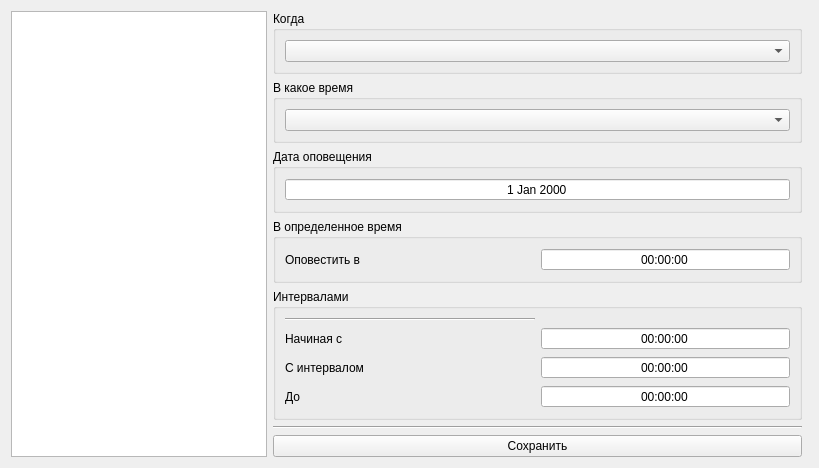
<?xml version="1.0" encoding="UTF-8"?>
<ui version="4.0">
 <class>NotifyWindow</class>
 <widget class="QWidget" name="NotifyWindow">
  <property name="geometry">
   <rect>
    <x>0</x>
    <y>0</y>
    <width>819</width>
    <height>451</height>
   </rect>
  </property>
  <property name="windowTitle">
   <string>Оповещение</string>
  </property>
  <layout class="QHBoxLayout" name="horizontalLayout_3">
   <item>
    <widget class="QListWidget" name="NotifyList">
     <property name="sizePolicy">
      <sizepolicy hsizetype="Preferred" vsizetype="Expanding">
       <horstretch>0</horstretch>
       <verstretch>0</verstretch>
      </sizepolicy>
     </property>
    </widget>
   </item>
   <item>
    <layout class="QVBoxLayout" name="verticalLayout_2">
     <item>
      <widget class="QGroupBox" name="PeriodicityGBox">
       <property name="title">
        <string>Когда</string>
       </property>
       <layout class="QHBoxLayout" name="horizontalLayout">
        <item>
         <widget class="QComboBox" name="PeriodicityCBox">
          <property name="sizePolicy">
           <sizepolicy hsizetype="Expanding" vsizetype="Fixed">
            <horstretch>0</horstretch>
            <verstretch>0</verstretch>
           </sizepolicy>
          </property>
         </widget>
        </item>
       </layout>
      </widget>
     </item>
     <item>
      <widget class="QGroupBox" name="TypesTimeGBox">
       <property name="title">
        <string>В какое время</string>
       </property>
       <layout class="QHBoxLayout" name="horizontalLayout_2">
        <item>
         <widget class="QComboBox" name="TypesTimeNotifyCBox">
          <property name="sizePolicy">
           <sizepolicy hsizetype="Expanding" vsizetype="Fixed">
            <horstretch>0</horstretch>
            <verstretch>0</verstretch>
           </sizepolicy>
          </property>
         </widget>
        </item>
       </layout>
      </widget>
     </item>
     <item>
      <spacer name="verticalSpacer_2">
       <property name="orientation">
        <enum>Qt::Vertical</enum>
       </property>
       <property name="sizeHint" stdset="0">
        <size>
         <width>20</width>
         <height>40</height>
        </size>
       </property>
      </spacer>
     </item>
     <item>
      <widget class="QGroupBox" name="DateNotifyGBox">
       <property name="title">
        <string>Дата оповещения</string>
       </property>
       <layout class="QVBoxLayout" name="verticalLayout">
        <item>
         <widget class="QDateEdit" name="DateNotifyEdit">
          <property name="sizePolicy">
           <sizepolicy hsizetype="Expanding" vsizetype="Fixed">
            <horstretch>0</horstretch>
            <verstretch>0</verstretch>
           </sizepolicy>
          </property>
          <property name="alignment">
           <set>Qt::AlignCenter</set>
          </property>
          <property name="buttonSymbols">
           <enum>QAbstractSpinBox::NoButtons</enum>
          </property>
         </widget>
        </item>
       </layout>
      </widget>
     </item>
     <item>
      <widget class="QGroupBox" name="CertainTimeGBox">
       <property name="title">
        <string>В определенное время</string>
       </property>
       <layout class="QGridLayout" name="gridLayout_2">
        <item row="0" column="0">
         <widget class="QLabel" name="label_2">
          <property name="text">
           <string>Оповестить в</string>
          </property>
         </widget>
        </item>
        <item row="0" column="1">
         <widget class="QTimeEdit" name="CertainTimeNotifyEdit">
          <property name="alignment">
           <set>Qt::AlignCenter</set>
          </property>
          <property name="buttonSymbols">
           <enum>QAbstractSpinBox::NoButtons</enum>
          </property>
          <property name="displayFormat">
           <string>HH:mm:ss</string>
          </property>
         </widget>
        </item>
       </layout>
      </widget>
     </item>
     <item>
      <widget class="QGroupBox" name="IntervalTimeGBox">
       <property name="title">
        <string>Интервалами</string>
       </property>
       <layout class="QGridLayout" name="gridLayout">
        <item row="0" column="0">
         <widget class="Line" name="line">
          <property name="orientation">
           <enum>Qt::Horizontal</enum>
          </property>
         </widget>
        </item>
        <item row="1" column="0">
         <widget class="QLabel" name="label_4">
          <property name="text">
           <string>Начиная с</string>
          </property>
         </widget>
        </item>
        <item row="1" column="1">
         <widget class="QTimeEdit" name="StartTimeNotifyEdit">
          <property name="alignment">
           <set>Qt::AlignCenter</set>
          </property>
          <property name="buttonSymbols">
           <enum>QAbstractSpinBox::NoButtons</enum>
          </property>
          <property name="displayFormat">
           <string>HH:mm:ss</string>
          </property>
         </widget>
        </item>
        <item row="2" column="1">
         <widget class="QTimeEdit" name="IntervalTimeNotifyEdit">
          <property name="alignment">
           <set>Qt::AlignCenter</set>
          </property>
          <property name="buttonSymbols">
           <enum>QAbstractSpinBox::NoButtons</enum>
          </property>
          <property name="displayFormat">
           <string>HH:mm:ss</string>
          </property>
         </widget>
        </item>
        <item row="3" column="0">
         <widget class="QLabel" name="label_5">
          <property name="text">
           <string>До</string>
          </property>
         </widget>
        </item>
        <item row="3" column="1">
         <widget class="QTimeEdit" name="EndTimeNotifyEdit">
          <property name="alignment">
           <set>Qt::AlignCenter</set>
          </property>
          <property name="buttonSymbols">
           <enum>QAbstractSpinBox::NoButtons</enum>
          </property>
          <property name="displayFormat">
           <string>HH:mm:ss</string>
          </property>
         </widget>
        </item>
        <item row="2" column="0">
         <widget class="QLabel" name="label_3">
          <property name="text">
           <string>С интервалом</string>
          </property>
         </widget>
        </item>
       </layout>
      </widget>
     </item>
     <item>
      <widget class="Line" name="line_4">
       <property name="orientation">
        <enum>Qt::Horizontal</enum>
       </property>
      </widget>
     </item>
     <item>
      <spacer name="verticalSpacer">
       <property name="orientation">
        <enum>Qt::Vertical</enum>
       </property>
       <property name="sizeHint" stdset="0">
        <size>
         <width>20</width>
         <height>40</height>
        </size>
       </property>
      </spacer>
     </item>
     <item>
      <widget class="QPushButton" name="SaveButton">
       <property name="text">
        <string>Сохранить</string>
       </property>
      </widget>
     </item>
    </layout>
   </item>
   <item>
    <widget class="Line" name="line_3">
     <property name="orientation">
      <enum>Qt::Horizontal</enum>
     </property>
    </widget>
   </item>
  </layout>
 </widget>
 <resources/>
 <connections/>
</ui>
